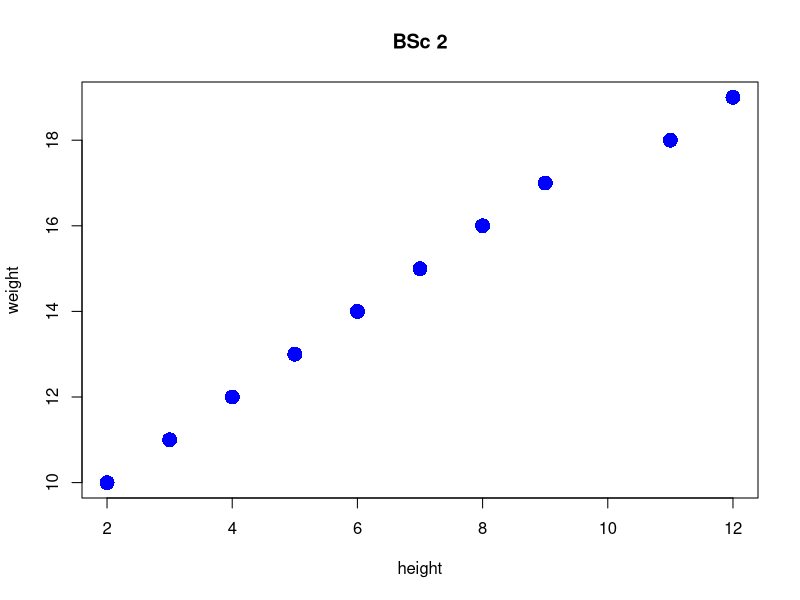

This chart was generated by the following R code: (Note: this script raises an error after producing the figure.)
x=pi/4

(sin (x))^2 + (cos(x))^2
a=c(2,5,7,11,13)
sum(a)
prod(a)
x=c(2,3,4,5,6,7,8,9,11,12)
y=c(10,11,12,13,14,15,16,17,18,19)
plot(x,y,col='blue',pch=16,cex=2,xlab='height',ylab='weight',main='BSc 2')
a=matrix(c(3,4,5,1,2,3,5,6,7),nrow=3,byrow=T)

a
det(a)
solve(a)

a=matrix(c(10,15.5,20,25,30,35,40,45,50),nrow=3,byrow=T)
a
det(a)
solve(a)

